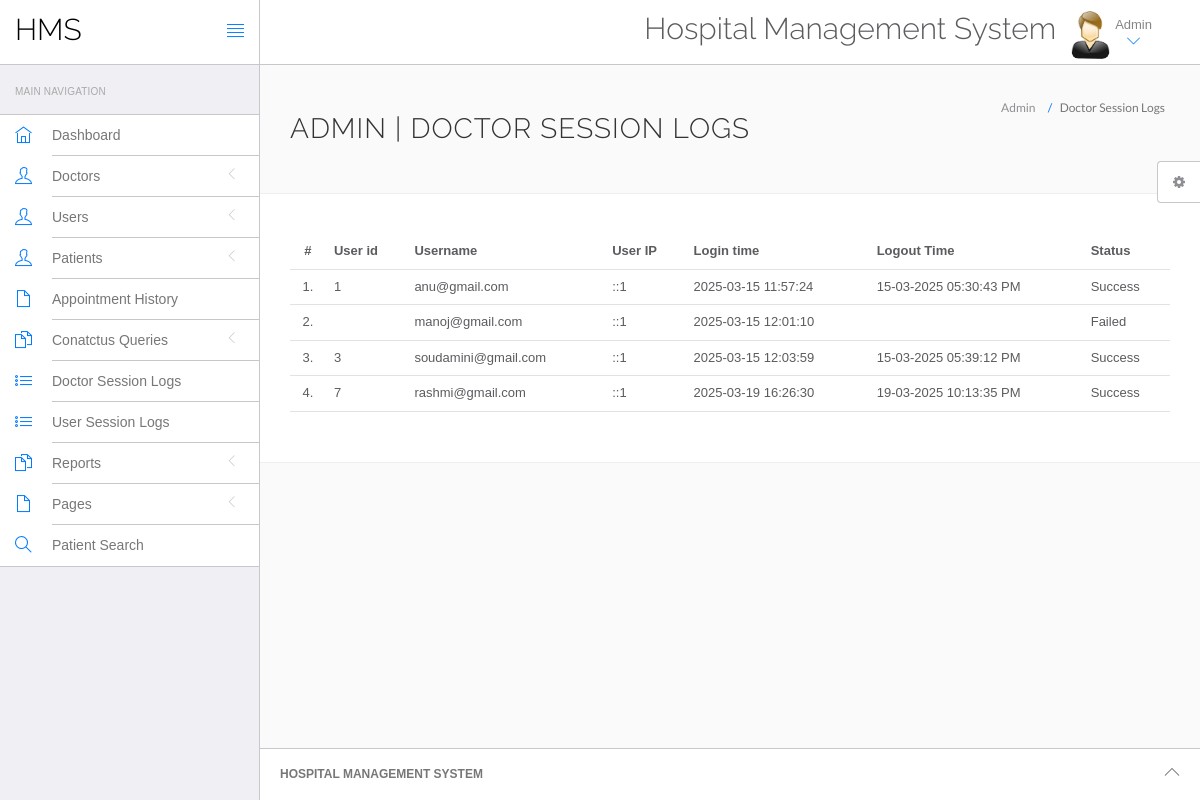
The app's page /hms/admin/doctor-logs.php (signed in) with its own data.
### tables this page shows
CREATE TABLE `doctorslog` (
  `id` int(11) NOT NULL,
  `uid` int(11) DEFAULT NULL,
  `username` varchar(255) DEFAULT NULL,
  `userip` binary(16) DEFAULT NULL,
  `loginTime` timestamp NULL DEFAULT current_timestamp(),
  `logout` varchar(255) DEFAULT NULL,
  `status` int(11) DEFAULT NULL
);

### hms/admin/doctor-logs.php (the view, shortened to what this page needs)
<?php
include('include/config.php');
if(strlen($_SESSION['id']==0)) {
 header('location:logout.php');
  } else{
?>
<!DOCTYPE html>
<html lang="en">
	<head>
		<link rel="stylesheet" href="vendor/bootstrap/css/bootstrap.min.css">
		<link rel="stylesheet" href="vendor/fontawesome/css/font-awesome.min.css">
		<link rel="stylesheet" href="vendor/themify-icons/themify-icons.min.css">
		<link href="vendor/animate.css/animate.min.css" rel="stylesheet" media="screen">
		<link href="vendor/perfect-scrollbar/perfect-scrollbar.min.css" rel="stylesheet" media="screen">
		<link href="vendor/switchery/switchery.min.css" rel="stylesheet" media="screen">
		<link href="vendor/bootstrap-touchspin/jquery.bootstrap-touchspin.min.css" rel="stylesheet" media="screen">
		<link href="vendor/select2/select2.min.css" rel="stylesheet" media="screen">
		<link href="vendor/bootstrap-datepicker/bootstrap-datepicker3.standalone.min.css" rel="stylesheet" media="screen">
		<link href="vendor/bootstrap-timepicker/bootstrap-timepicker.min.css" rel="stylesheet" media="screen">
		<link rel="stylesheet" href="assets/css/styles.css">
		<link rel="stylesheet" href="assets/css/plugins.css">
		<link rel="stylesheet" href="assets/css/themes/theme-1.css" id="skin_color" />
	</head>
	<body>
		<div id="app">
<?php include('include/sidebar.php');?>
			<div class="app-content">
					<?php include('include/header.php');?>
				<div class="main-content" >
					<div class="wrap-content container" id="container">
						<section id="page-title">
							<div class="row">
								<div class="col-sm-8">
									<h1 class="mainTitle">Admin  | Doctor Session Logs</h1>
																	</div>
								<ol class="breadcrumb">
									<li>
										<span>Admin </span>
									</li>
									<li class="active">
										<span>Doctor Session Logs</span>
									</li>
								</ol>
							</div>
						</section>
						<div class="container-fluid container-fullw bg-white">
									<div class="row">
								<div class="col-md-12">
									<table class="table table-hover" id="sample-table-1">
										<thead>
											<tr>
												<th class="center">#</th>
												<th class="hidden-xs">User id</th>
												<th>Username</th>
												<th>User IP</th>
												<th>Login time</th>
												<th>Logout Time </th>
												<th> Status </th>
											</tr>
										</thead>
										<tbody>
<?php
$sql=mysqli_query($con,"select * from doctorslog ");
$cnt=1;
while($row=mysqli_fetch_array($sql))
{
?>
											<tr>
												<td class="center"><?php echo $cnt;?>.</td>
												<td class="hidden-xs"><?php echo $row['uid'];?></td>
												<td class="hidden-xs"><?php echo $row['username'];?></td>
												<td><?php echo $row['userip'];?></td>
												<td><?php echo $row['loginTime'];?></td>
												<td><?php echo $row['logout'];?>
												</td>
												<td>
<?php if($row['status']==1)
{
	echo "Success";
}
else
{
	echo "Failed";
}?>
</td>
											</tr>
											<?php
$cnt=$cnt+1;
											 }?>
										</tbody>
									</table>
								</div>
							</div>
								</div>
					</div>
				</div>
			</div>
	<?php include('include/footer.php');?>
	<?php include('include/setting.php');?>
		</div>
	</body>
</html>
<?php } ?>

### hms/admin/assets/css/themes/theme-1.css (style rules this page uses)
body { background: #FAFAFA; }

### records on screen
doctorslog: uid "1", username "anu@gmail.com", userip "::1", loginTime "2025-03-15 11:57:24", logout "15-03-2025 05:30:43 PM", status "Success"
doctorslog: username "manoj@gmail.com", userip "::1", loginTime "2025-03-15 12:01:10", status "Failed"
doctorslog: uid "3", username "soudamini@gmail.com", userip "::1", loginTime "2025-03-15 12:03:59", logout "15-03-2025 05:39:12 PM", status "Success"
doctorslog: uid "7", username "rashmi@gmail.com", userip "::1", loginTime "2025-03-19 16:26:30", logout "19-03-2025 10:13:35 PM", status "Success"
